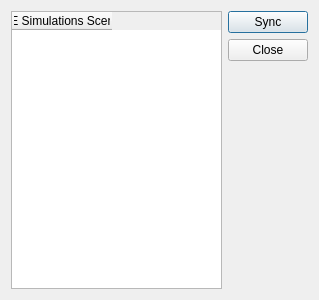
<?xml version="1.0" encoding="UTF-8"?>
<ui version="4.0">
 <class>dlg_sync</class>
 <widget class="QDialog" name="dlg_sync">
  <property name="geometry">
   <rect>
    <x>0</x>
    <y>0</y>
    <width>319</width>
    <height>300</height>
   </rect>
  </property>
  <property name="windowTitle">
   <string>Sync CORE - Track Generator</string>
  </property>
  <layout class="QHBoxLayout" name="horizontalLayout">
   <item alignment="Qt::AlignHCenter">
    <widget class="QTableWidget" name="qtwTabFiles">
     <property name="editTriggers">
      <set>QAbstractItemView::NoEditTriggers</set>
     </property>
     <property name="selectionMode">
      <enum>QAbstractItemView::SingleSelection</enum>
     </property>
     <property name="selectionBehavior">
      <enum>QAbstractItemView::SelectRows</enum>
     </property>
     <column>
      <property name="text">
       <string>CORE Simulations Scenarios</string>
      </property>
     </column>
    </widget>
   </item>
   <item>
    <layout class="QVBoxLayout" name="verticalLayout">
     <item>
      <widget class="QPushButton" name="btnSync">
       <property name="text">
        <string>Sync</string>
       </property>
      </widget>
     </item>
     <item>
      <widget class="QPushButton" name="btnClose">
       <property name="text">
        <string>Close</string>
       </property>
      </widget>
     </item>
     <item>
      <spacer name="verticalSpacer">
       <property name="orientation">
        <enum>Qt::Vertical</enum>
       </property>
       <property name="sizeHint" stdset="0">
        <size>
         <width>20</width>
         <height>40</height>
        </size>
       </property>
      </spacer>
     </item>
    </layout>
   </item>
  </layout>
 </widget>
 <resources/>
 <connections/>
</ui>
